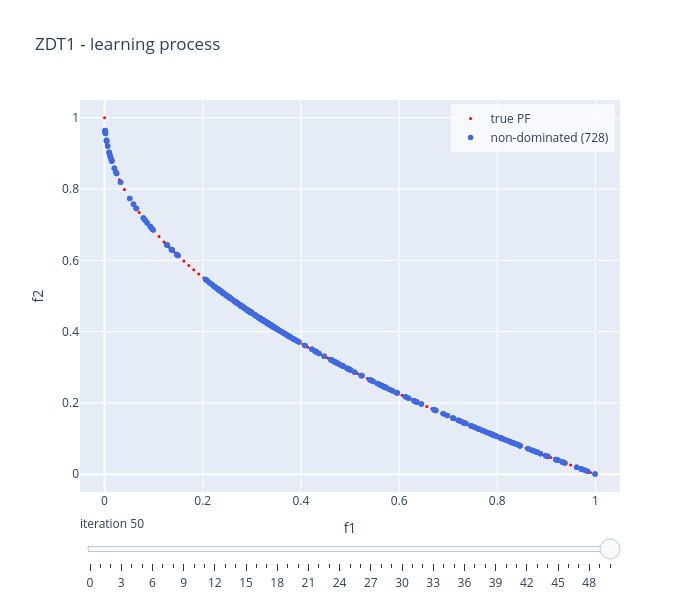

Source (notebook cell):
### Code cell
linear_model.visualise("learning", show = False)

### Figure 1 — Plotly figure (JSON) as saved in the notebook; plotly's stock layout.template omitted (floating-point values rounded to 4 significant figures; data arrays with more than 128 entries replaced by an {"elided": "..."} marker saying what was removed)
{"data": [{"marker": {"color": "red", "size": 3}, "mode": "markers", "name": "true PF", "type": "scatter", "x": [0.0, 0.0101, 0.0202, 0.0303, 0.0404, 0.05051, 0.06061, 0.07071, 0.08081, 0.09091, 0.101, 0.1111, 0.1212, 0.1313, 0.1414, 0.1515, 0.1616, 0.1717, 0.1818, 0.1919, 0.202, 0.2121, 0.2222, 0.2323, 0.2424, 0.2525, 0.2626, 0.2727, 0.2828, 0.2929, 0.303, 0.3131, 0.3232, 0.3333, 0.3434, 0.3535, 0.3636, 0.3737, 0.3838, 0.3939, 0.404, 0.4141, 0.4242, 0.4343, 0.4444, 0.4545, 0.4646, 0.4747, 0.4848, 0.4949, 0.5051, 0.5152, 0.5253, 0.5354, 0.5455, 0.5556, 0.5657, 0.5758, 0.5859, 0.596, 0.6061, 0.6162, 0.6263, 0.6364, 0.6465, 0.6566, 0.6667, 0.6768, 0.6869, 0.697, 0.7071, 0.7172, 0.7273, 0.7374, 0.7475, 0.7576, 0.7677, 0.7778, 0.7879, 0.798, 0.8081, 0.8182, 0.8283, 0.8384, 0.8485, 0.8586, 0.8687, 0.8788, 0.8889, 0.899, 0.9091, 0.9192, 0.9293, 0.9394, 0.9495, 0.9596, 0.9697, 0.9798, 0.9899, 1.0], "y": [1.0, 0.8995, 0.8579, 0.8259, 0.799, 0.7753, 0.7538, 0.7341, 0.7157, 0.6985, 0.6822, 0.6667, 0.6518, 0.6376, 0.6239, 0.6108, 0.598, 0.5856, 0.5736, 0.5619, 0.5505, 0.5394, 0.5286, 0.518, 0.5076, 0.4975, 0.4875, 0.4778, 0.4682, 0.4588, 0.4495, 0.4404, 0.4315, 0.4226, 0.414, 0.4054, 0.397, 0.3887, 0.3805, 0.3724, 0.3644, 0.3565, 0.3487, 0.341, 0.3333, 0.3258, 0.3184, 0.311, 0.3037, 0.2965, 0.2893, 0.2823, 0.2753, 0.2683, 0.2615, 0.2546, 0.2479, 0.2412, 0.2346, 0.228, 0.2215, 0.215, 0.2086, 0.2023, 0.196, 0.1897, 0.1835, 0.1773, 0.1712, 0.1652, 0.1591, 0.1531, 0.1472, 0.1413, 0.1354, 0.1296, 0.1238, 0.1181, 0.1124, 0.1067, 0.1011, 0.09547, 0.0899, 0.08437, 0.07887, 0.0734, 0.06797, 0.06256, 0.05719, 0.05185, 0.04654, 0.04126, 0.036, 0.03078, 0.02558, 0.02041, 0.01527, 0.01015, 0.005063, 0.0]}, {"marker": {"color": "royalblue", "size": 5.5}, "mode": "markers", "name": "non-dominated (728)", "type": "scatter", "x": {"elided": "728 float values"}, "y": {"elided": "728 float values"}}], "layout": {"height": 600, "legend": {"bgcolor": "rgba(255,255,255,0.7)", "x": 0.99, "xanchor": "right", "y": 0.99, "yanchor": "top"}, "showlegend": true, "sliders": [{"active": 50, "currentvalue": {"prefix": "iteration "}, "steps": [{"args": [["0"], {"frame": {"redraw": true}, "mode": "immediate"}], "label": "0", "method": "animate"}, {"args": [["1"], {"frame": {"redraw": true}, "mode": "immediate"}], "label": "1", "method": "animate"}, {"args": [["2"], {"frame": {"redraw": true}, "mode": "immediate"}], "label": "2", "method": "animate"}, {"args": [["3"], {"frame": {"redraw": true}, "mode": "immediate"}], "label": "3", "method": "animate"}, {"args": [["4"], {"frame": {"redraw": true}, "mode": "immediate"}], "label": "4", "method": "animate"}, {"args": [["5"], {"frame": {"redraw": true}, "mode": "immediate"}], "label": "5", "method": "animate"}, {"args": [["6"], {"frame": {"redraw": true}, "mode": "immediate"}], "label": "6", "method": "animate"}, {"args": [["7"], {"frame": {"redraw": true}, "mode": "immediate"}], "label": "7", "method": "animate"}, {"args": [["8"], {"frame": {"redraw": true}, "mode": "immediate"}], "label": "8", "method": "animate"}, {"args": [["9"], {"frame": {"redraw": true}, "mode": "immediate"}], "label": "9", "method": "animate"}, {"args": [["10"], {"frame": {"redraw": true}, "mode": "immediate"}], "label": "10", "method": "animate"}, {"args": [["11"], {"frame": {"redraw": true}, "mode": "immediate"}], "label": "11", "method": "animate"}, {"args": [["12"], {"frame": {"redraw": true}, "mode": "immediate"}], "label": "12", "method": "animate"}, {"args": [["13"], {"frame": {"redraw": true}, "mode": "immediate"}], "label": "13", "method": "animate"}, {"args": [["14"], {"frame": {"redraw": true}, "mode": "immediate"}], "label": "14", "method": "animate"}, {"args": [["15"], {"frame": {"redraw": true}, "mode": "immediate"}], "label": "15", "method": "animate"}, {"args": [["16"], {"frame": {"redraw": true}, "mode": "immediate"}], "label": "16", "method": "animate"}, {"args": [["17"], {"frame": {"redraw": true}, "mode": "immediate"}], "label": "17", "method": "animate"}, {"args": [["18"], {"frame": {"redraw": true}, "mode": "immediate"}], "label": "18", "method": "animate"}, {"args": [["19"], {"frame": {"redraw": true}, "mode": "immediate"}], "label": "19", "method": "animate"}, {"args": [["20"], {"frame": {"redraw": true}, "mode": "immediate"}], "label": "20", "method": "animate"}, {"args": [["21"], {"frame": {"redraw": true}, "mode": "immediate"}], "label": "21", "method": "animate"}, {"args": [["22"], {"frame": {"redraw": true}, "mode": "immediate"}], "label": "22", "method": "animate"}, {"args": [["23"], {"frame": {"redraw": true}, "mode": "immediate"}], "label": "23", "method": "animate"}, {"args": [["24"], {"frame": {"redraw": true}, "mode": "immediate"}], "label": "24", "method": "animate"}, {"args": [["25"], {"frame": {"redraw": true}, "mode": "immediate"}], "label": "25", "method": "animate"}, {"args": [["26"], {"frame": {"redraw": true}, "mode": "immediate"}], "label": "26", "method": "animate"}, {"args": [["27"], {"frame": {"redraw": true}, "mode": "immediate"}], "label": "27", "method": "animate"}, {"args": [["28"], {"frame": {"redraw": true}, "mode": "immediate"}], "label": "28", "method": "animate"}, {"args": [["29"], {"frame": {"redraw": true}, "mode": "immediate"}], "label": "29", "method": "animate"}, {"args": [["30"], {"frame": {"redraw": true}, "mode": "immediate"}], "label": "30", "method": "animate"}, {"args": [["31"], {"frame": {"redraw": true}, "mode": "immediate"}], "label": "31", "method": "animate"}, {"args": [["32"], {"frame": {"redraw": true}, "mode": "immediate"}], "label": "32", "method": "animate"}, {"args": [["33"], {"frame": {"redraw": true}, "mode": "immediate"}], "label": "33", "method": "animate"}, {"args": [["34"], {"frame": {"redraw": true}, "mode": "immediate"}], "label": "34", "method": "animate"}, {"args": [["35"], {"frame": {"redraw": true}, "mode": "immediate"}], "label": "35", "method": "animate"}, {"args": [["36"], {"frame": {"redraw": true}, "mode": "immediate"}], "label": "36", "method": "animate"}, {"args": [["37"], {"frame": {"redraw": true}, "mode": "immediate"}], "label": "37", "method": "animate"}, {"args": [["38"], {"frame": {"redraw": true}, "mode": "immediate"}], "label": "38", "method": "animate"}, {"args": [["39"], {"frame": {"redraw": true}, "mode": "immediate"}], "label": "39", "method": "animate"}, {"args": [["40"], {"frame": {"redraw": true}, "mode": "immediate"}], "label": "40", "method": "animate"}, {"args": [["41"], {"frame": {"redraw": true}, "mode": "immediate"}], "label": "41", "method": "animate"}, {"args": [["42"], {"frame": {"redraw": true}, "mode": "immediate"}], "label": "42", "method": "animate"}, {"args": [["43"], {"frame": {"redraw": true}, "mode": "immediate"}], "label": "43", "method": "animate"}, {"args": [["44"], {"frame": {"redraw": true}, "mode": "immediate"}], "label": "44", "method": "animate"}, {"args": [["45"], {"frame": {"redraw": true}, "mode": "immediate"}], "label": "45", "method": "animate"}, {"args": [["46"], {"frame": {"redraw": true}, "mode": "immediate"}], "label": "46", "method": "animate"}, {"args": [["47"], {"frame": {"redraw": true}, "mode": "immediate"}], "label": "47", "method": "animate"}, {"args": [["48"], {"frame": {"redraw": true}, "mode": "immediate"}], "label": "48", "method": "animate"}, {"args": [["49"], {"frame": {"redraw": true}, "mode": "immediate"}], "label": "49", "method": "animate"}, {"args": [["50"], {"frame": {"redraw": true}, "mode": "immediate"}], "label": "50", "method": "animate"}]}], "title": {"text": "ZDT1 - learning process"}, "width": 700, "xaxis": {"range": [-0.05, 1.05], "title": {"text": "f1"}}, "yaxis": {"range": [-0.05, 1.05], "title": {"text": "f2"}}}}
